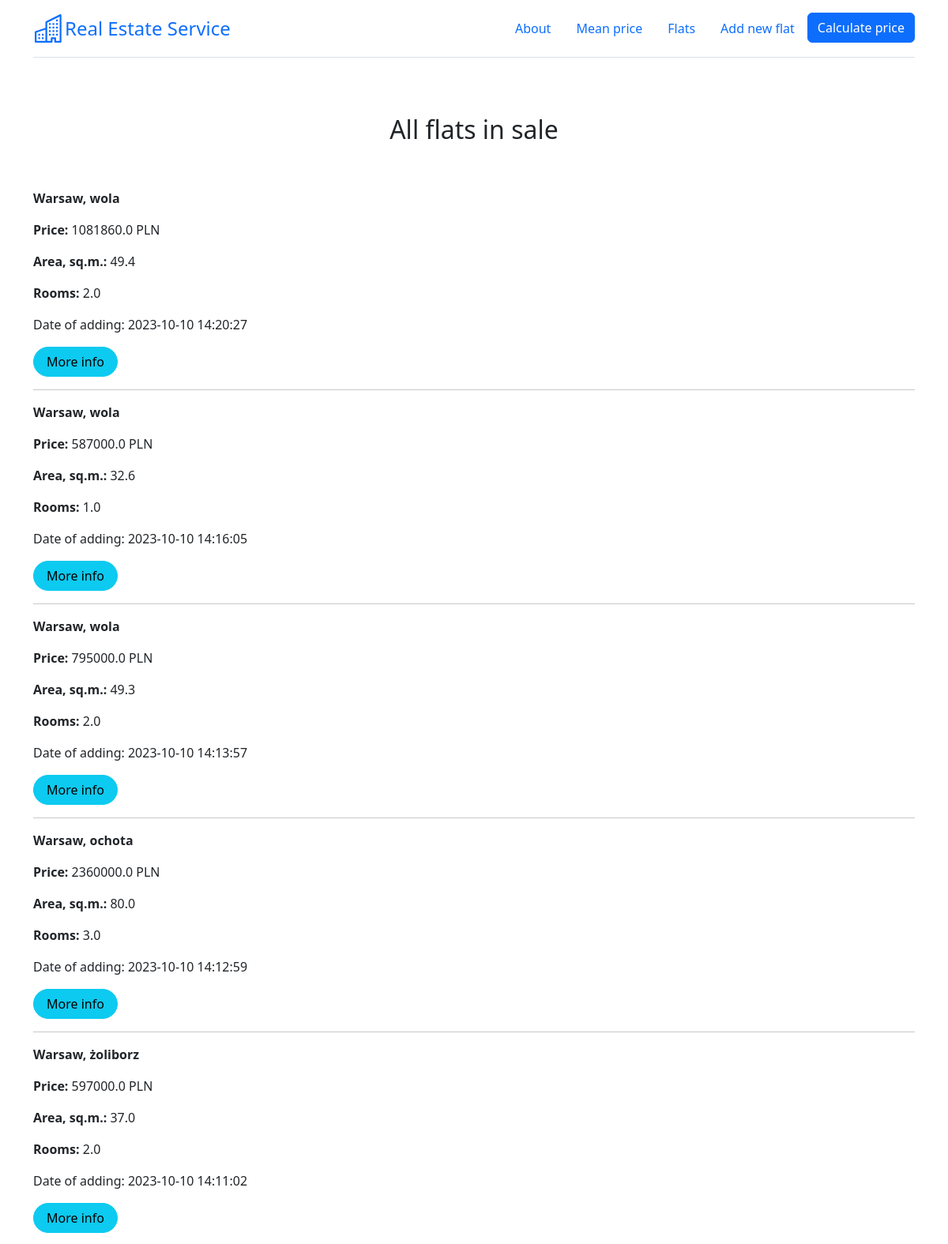
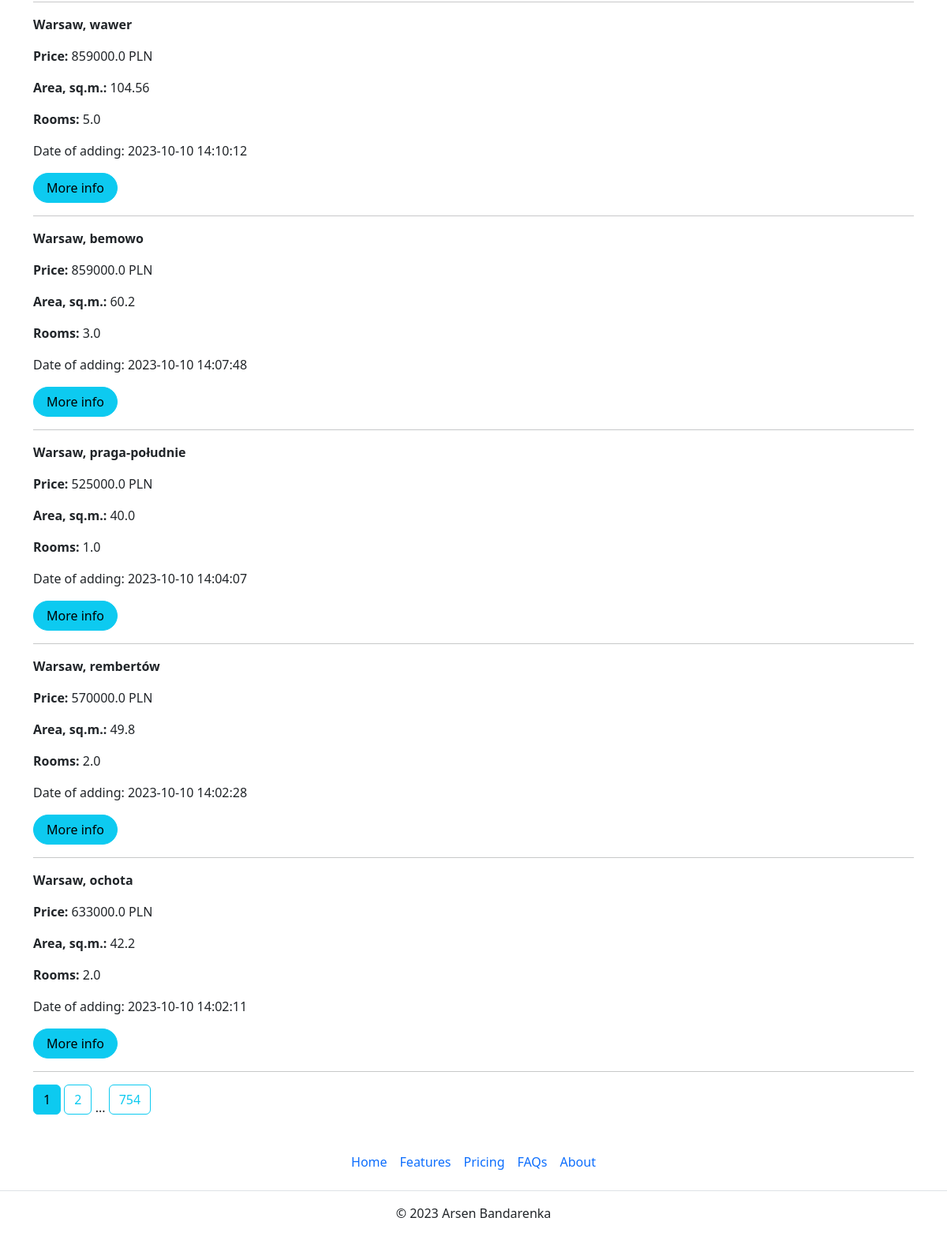
Page /flats on the committed database (2 pictures, top to bottom).
### app.py (models this page shows)
class Flat(db.Model):
    __tablename__ = "flats_load"
    __table_args__ = {'extend_existing': True}
    id = db.Column(db.Integer, primary_key=True, unique=True)
    district = db.Column(db.Text)
    street = db.Column(db.Text)
    price = db.Column(db.Float)
    area = db.Column(db.Float)
    rooms = db.Column(db.Integer)
    renovation = db.Column(db.Integer)
    floor = db.Column(db.Integer)
    market = db.Column(db.Integer)
    elevator = db.Column(db.Integer)
    balcony = db.Column(db.Integer)
    terrace = db.Column(db.Integer)
    garden = db.Column(db.Integer)
    central_heating = db.Column(db.Integer)
    seller = db.Column(db.Integer)
    blok = db.Column(db.Integer)
    parking = db.Column(db.Integer)
    publication_date = db.Column(db.DateTime, default=datetime.datetime.now())

### app.py (the view)
@app.route('/flats')
def show_flats():
    page = request.args.get('page', 1, type=int)
    flats = db.paginate(db.select(Flat).order_by(Flat.publication_date.desc()), page=page, per_page=10)
    return render_template('gpt_page.html', flats=flats, floor_dict=floor_dict)

### templates/gpt_page.html (shortened to what this page needs)
{% extends 'base.html' %}
{% block text_center %}<h2>All flats in sale</h2>{% endblock %}
{% block body %}
{% for flat in flats.items %}
    <p><strong>Warsaw, {{flat.district}}</strong></p>
    <p><strong>Price: </strong> {{flat.price}} PLN</p>
    <p><strong>Area, sq.m.: </strong> {{flat.area}}</p>
    <p><strong>Rooms: </strong> {{flat.rooms}}</p>
    <p>Date of adding: {{flat.publication_date}}</p>
    <a href="/flats/{{ flat.id }}" class="btn btn-info rounded-pill px-3">More info</a>
    <hr>
{% endfor %}
{% for page_num in flats.iter_pages(left_edge=1, left_current=1, right_current=1, right_edge=1) %}
{% if page_num %}
    {% if flats.page == page_num %}
    <a class="btn btn-info mb-4" href="{{ url_for('show_flats', page=page_num) }}">{{ page_num }}</a>
    {% else %}
    <a class="btn btn-outline-info mb-4" href="{{ url_for('show_flats', page=page_num) }}">{{ page_num }}</a>
    {% endif %}
{% else %}
...
{% endif %}
{% endfor %}
{% endblock %}

### rows in the picture
Flat: district "wola", price "1081860.0", area "49.4", rooms "2.0", publication_date "2023-10-10 14:20:27"
Flat: district "wola", price "587000.0", area "32.6", rooms "1.0", publication_date "2023-10-10 14:16:05"
Flat: district "wola", price "795000.0", area "49.3", rooms "2.0", publication_date "2023-10-10 14:13:57"
Flat: district "ochota", price "2360000.0", area "80.0", rooms "3.0", publication_date "2023-10-10 14:12:59"
Flat: district "żoliborz", price "597000.0", area "37.0", rooms "2.0", publication_date "2023-10-10 14:11:02"
Flat: district "wawer", price "859000.0", area "104.56", rooms "5.0", publication_date "2023-10-10 14:10:12"
Flat: district "bemowo", price "859000.0", area "60.2", rooms "3.0", publication_date "2023-10-10 14:07:48"
Flat: district "praga-południe", price "525000.0", area "40.0", rooms "1.0", publication_date "2023-10-10 14:04:07"
Flat: district "rembertów", price "570000.0", area "49.8", rooms "2.0", publication_date "2023-10-10 14:02:28"
Flat: district "ochota", price "633000.0", area "42.2", rooms "2.0", publication_date "2023-10-10 14:02:11"

### other values in the picture
{{ page_num }} "1"
{{ page_num }} "2" "754"
